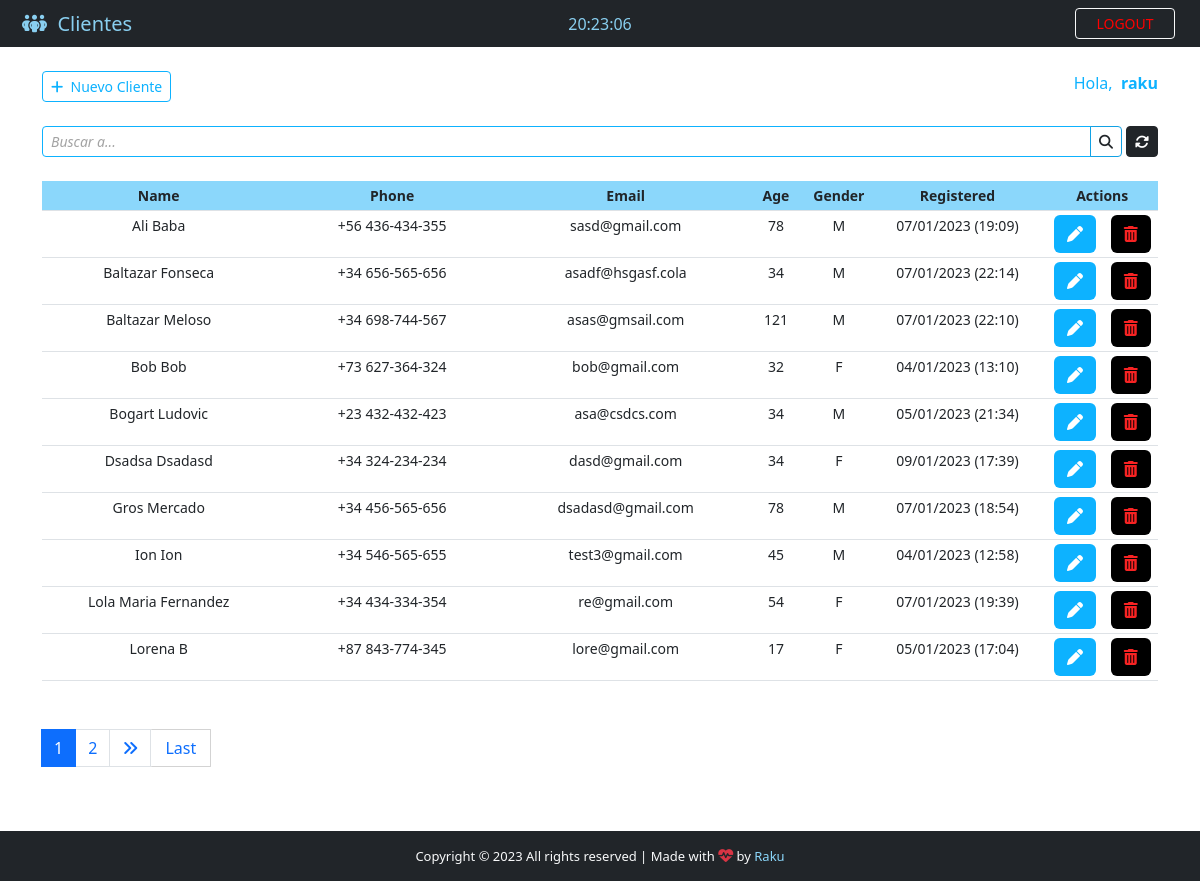
The app's page /backend/ (signed in) with its own data.
### App/models.py (models this page shows, shortened)
class Patient(models.Model):
    GENDER = {
        ('M', 'M'),
        ('F', 'F'),
    }
    id = models.IntegerField(primary_key=True)
    name = models.CharField(max_length=40)
    phone = models.CharField(max_length=20)
    email = models.CharField(max_length=40)
    age = models.CharField(max_length=3)
    gender = models.CharField(max_length=1, null=True, choices=GENDER)
    note = models.TextField(blank=True)
    created_at = models.DateTimeField(auto_now_add=True)

### App/views.py (the view)
# urls.py: path('backend/', views.backend, name='backend'),
@cache_control(no_cache=True, must_revalidate=True, no_store=True)
@login_required(login_url="login")
def backend(request):
    if 'q' in request.GET:
        q = request.GET.get('q')
        all_patients_list = Patient.objects.filter(
            Q(name__icontains=q) | Q(phone__icontains=q) | Q(email__icontains=q) | Q(
                age__icontains=q) | Q(gender__icontains=q) | Q(note__icontains=q)
        ).order_by('-name')
    else:
        all_patients_list = Patient.objects.all().order_by('name',)
    paginator = Paginator(all_patients_list, 10)
    page = request.GET.get('page')
    all_patients = paginator.get_page(page)
    return render(request, 'backend.html', {"patients": all_patients})

### App/templates/backend.html (shortened to what this page needs)
{% extends 'base.html' %}
{% block nav-content %}
<i class="fa-solid fa-people-group" style="color: #89cff0"></i>&nbsp;&nbsp;<span style="color: #89cff0">Clientes</span>
{% endblock nav-content %}
{% block time %}
<div class="col-sm">
  <center>
    <span id="clock" style="color: #89cff0;"></span>
  </center>
</div>
{% endblock time %}
{% block btn-nav %}
<a  class="btn btn-outline-danger btn-sm border-light" id="btn-nav" data-bs-toggle="modal" data-bs-target="#logoutModal" style="color: red; " >LOGOUT</a>
{% endblock btn-nav %}
{% block footer %} style="color:#8bd7fb; text-decoration: none;" {% endblock footer %}
{% block content %}
<div class="container">
  <br />
  <div class="d-flex justify-content-between">
    <a href="{% url 'add_patient' %}" class="btn  btn-sm btn-new" style="color: #0db2ff; border: 1px solid #0db2ff;"
      ><i class="fas fa-plus"></i>&nbsp;&nbsp;Nuevo Cliente</a
    >
    <span style="color: #0db2ff";>
      Hola,&nbsp;
      <strong><span style="color: #0db2ff;">{{ user.get_username }}</span></strong>
    </span>
  </div>
  <form>
    <div class="input-group input-group-sm mb-3 mt-4" >
      <input
        type="text"
        name="q"
        class="form-control"
        placeholder="Buscar a..."
        value="{{ request.GET.q }}"
        style="border: 1px solid #0db2ff;"
      />
      <button class="btn " style="background-color: transparent; border: 1px solid #11a1e4; border-radius: 0px  4px 4px 0px; overflow: hidden;"><i class="fas fa-search"></i></button>
      <a
        href="{% url 'backend' %}"
        class="btn btn-dark"
        style="margin-left: 4px; border-radius:4px 4px 4px 4px; overflow: hidden;"
        ><i class="fas fa-sync-alt"></i
      ></a>
    </div>
  </form>
  <center>
    <table
      class="table  table-sm mt-4  "
      style="text-align: center; font-size: 14px; "
    >
      <thead style="background-color: #8bd7fb; ">
        <tr>
          <th style="width: 21%;">Name</th>
          <th style="width: 21%;">Phone</th>
          <th style="width: 21%;">Email</th>
          <th style="width: 6%;">Age</th>
          <th style="width: 5%;">Gender</th>
          <th style="width: 16%;">Registered</th>
          <th style="width: 10%;"colspan='2'> Actions</th>
        </tr>
      </thead>
      {% for patient in patients %}
      <tr id="chk_td">
        <td id="top-table" data-label='Nombre' > {{ patient.name }} </td>
        <td id="responsive-border" data-label='Telefono'> {{ patient.phone }} </td>
        <td id="responsive-border" data-label='E-mail'> {{ patient.email }} </td>
        <td id="responsive-border" data-label='Edad'> {{ patient.age }} </td>
        <td id="responsive-border" data-label='Sexo'> {{ patient.gender }} </td>
        <td id="responsive-border" data-label='Registrado a'> {{ patient.created_at | date:'d/m/Y (H:i)'}}</td>
        <td >
          <a class="btn"  style=" background-color: #0db2ff; color: white;" href="/patient/{{ patient.id }}" title="Edit Client" >
            <i class="fas fa-pen"></i>
          </a>
        </td>
        <td>
          <a class="btn" style="background-color: black;color: rgb(247, 35, 35);" title="Delete Client" data-bs-toggle="modal" data-bs-target="#deleteModal{{ patient.pk }}">
            <i class="fas fa-trash-alt"></i>
          </a>
        </td>
      </tr>
      {% endfor %}
    </table>
  </center>
  <nav class="mt-5">
    {% if patients.has_other_pages %}
    <ul class="pagination justify-content-left">
      {% for i in patients.paginator.page_range %}
          {% if patients.number == i %}
          <li class="page-item active"><span class="page-link">{{ i }}</span></li>
          {% else %}
          <li class="page-item"><a href="?page={{ i }}" class="page-link">{{ i }}</a></li>
          {% endif %}
      {% endfor %}
      {% if patients.has_next %}
      <li class="page-item"><a href="?page={{ patients.next_page_number }}" class="page-link"><i class="fas fa-angle-double-right"></i></a></li>
      <a href="?page={{ patients.paginator.num_pages }}" class="btn btn-outline-primary mb-4" style="width: 60px;border-radius: 1px;border: 1px solid #d3d3d3;border-left: none;">Last</a>
      {% else %}
      <li class="page-item-disabled"></li>
      {% endif %}
    </ul>
    {% endif %}
  </nav>
</div>
<br>
<br>
<br>
{% endblock %}

### App/static/css/style.css (style rules this page uses)
html, body { height: 100%; margin: 0; max-width: 100%; overflow: hidden; }
#btn-nav { width: 100px; float: right; margin-right: 25px; color: #89cff0; border: 1px solid #89cff0; }
form .form-control:placeholder { color: #a3a3a3; font-size: 14px; font-style: italic; }

### records on screen
Patient: name "Ali Baba", phone "+56 436-434-355", email "sasd@gmail.com", age "78", gender "M", created_at "07/01/2023 (19:09)"
Patient: name "Baltazar Fonseca", phone "+34 656-565-656", email "asadf@hsgasf.cola", age "34", gender "M", created_at "07/01/2023 (22:14)"
Patient: name "Baltazar Meloso", phone "+34 698-744-567", email "asas@gmsail.com", age "121", gender "M", created_at "07/01/2023 (22:10)"
Patient: name "Bob Bob", phone "+73 627-364-324", email "bob@gmail.com", age "32", gender "F", created_at "04/01/2023 (13:10)"
Patient: name "Bogart Ludovic", phone "+23 432-432-423", email "asa@csdcs.com", age "34", gender "M", created_at "05/01/2023 (21:34)"
Patient: name "Dsadsa Dsadasd", phone "+34 324-234-234", email "dasd@gmail.com", age "34", gender "F", created_at "09/01/2023 (17:39)"
Patient: name "Gros Mercado", phone "+34 456-565-656", email "dsadasd@gmail.com", age "78", gender "M", created_at "07/01/2023 (18:54)"
Patient: name "Ion Ion", phone "+34 546-565-655", email "test3@gmail.com", age "45", gender "M", created_at "04/01/2023 (12:58)"
Patient: name "Lola Maria Fernandez", phone "+34 434-334-354", email "re@gmail.com", age "54", gender "F", created_at "07/01/2023 (19:39)"
Patient: name "Lorena B", phone "+87 843-774-345", email "lore@gmail.com", age "17", gender "F", created_at "05/01/2023 (17:04)"

### other values on screen
{{ user.get_username }} "raku"
{{ i }} "1"
{{ i }} "2"
